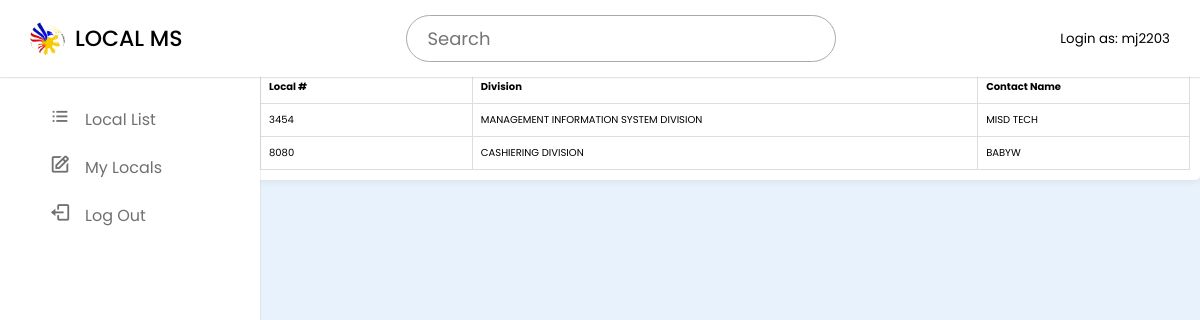
The app's page /user/user_local_list.php (signed in) with its own data.
### tables this page shows
CREATE TABLE `miaalocals_user_inputs` (
  `input_id` int(11) NOT NULL,
  `employee_id` int(11) DEFAULT NULL,
  `local` varchar(255) DEFAULT NULL,
  `office` varchar(255) DEFAULT NULL,
  `contact_name` varchar(255) NOT NULL,
  `full_name` varchar(255) NOT NULL,
  `user_office` varchar(255) DEFAULT NULL,
  `date_added` timestamp NOT NULL DEFAULT CURRENT_TIMESTAMP,
  `date_edited` timestamp NOT NULL DEFAULT CURRENT_TIMESTAMP ON UPDATE CURRENT_TIMESTAMP
);

### user/user_local_list.php (the view, shortened to what this page needs)
<?php
if (isset($_SESSION['admin_username'])) {
    $username = $_SESSION['admin_username'];
} elseif (isset($_SESSION['user_username'])) {
    $username = $_SESSION['user_username'];
} else {
    $username = null;
    $employee_id = null;
}
?>
<!DOCTYPE html>
<html lang="en">
  <head>
    <link href="https://unpkg.com/boxicons@2.1.4/css/boxicons.min.css" rel="stylesheet" />
    <link rel="stylesheet" href="../CSS/style.css" />
    <link rel="stylesheet" href="../CSS/manage_locals.css" />
  </head>
  <body>
    <nav class="navbar">
    <div class="logo_item">
        <img src="../images/miaa-logo.jpg" alt="">LOCAL MS
    </div>
    <div class="search_bar">
        <input type="text" id="searchInput" placeholder="Search" onkeyup="filterTable()" />
    </div>
    <small>Login as: <?php echo htmlspecialchars($username); ?></small>
    </nav>
    <nav class="sidebar">
      <div class="menu_content">
        <ul class="menu_items">
        <li class="item">
        <a href="user_local_list.php" class="nav_link">
            <span class="navlink_icon">
            <i class='bx bx-list-ul'></i>
            </span>
            <span class="navlink">Local List</span>
        </a>
        </li>
        <li class="item active">
        <a href="user_manage_locals.php" class="nav_link">
            <span class="navlink_icon">
            <i class='bx bx-edit'></i>
            </span>
            <span class="navlink">My Locals</span>
        </a>
        </li>
      <li class="item">
        <a href="../index.php" class="nav_link" onclick="confirmLogout(event)">
          <span class="navlink_icon">
            <i class='bx bx-log-out'></i>
          </span>
          <span class="navlink">Log Out</span>
        </a>
      </li>
        </ul>
      </div>
    </nav>
    <div class="datagrid-container">
        <table class="datagrid">
            <thead>
                <tr>
                    <th>Local #</th>
                    <th>Division</th>
                    <th>Contact Name</th>
                </tr>
            </thead>
            <tbody id="tableBody">
            <?php
                include '../db.php';
                $query = "SELECT local, office, contact_name FROM miaalocals_user_inputs";
                $result = mysqli_query($conn, $query);
                if (mysqli_num_rows($result) > 0) {
                    while ($row = mysqli_fetch_assoc($result)) {
                        echo "<tr>
                                <td>{$row['local']}</td>
                                <td>{$row['office']}</td>
                                <td>{$row['contact_name']}</td>
                              </tr>";
                    }
                } else {
                    echo "<tr><td colspan='3'>No records found</td></tr>";
                }
            ?>
            </tbody>
        </table>
    </div>
  </body>
</html>

### CSS/style.css (style rules this page uses)
* { margin: 0; padding: 0; box-sizing: border-box; font-family: "Poppins", sans-serif; }
:root { --white-color: #fff; --blue-color: #000000; --grey-color: #707070; --grey-color-light: #aaa; }
body { background-color: #e7f2fd; transition: all 0.5s ease; }
.navbar { position: fixed; top: 0; width: 100%; left: 0; background-color: var(--white-color); display: flex; align-items: center; justify-content: space-between; padding: 15px 30px; z-index: 1000; box-shadow: 0 0 2px var(--grey-color-light); }
.logo_item { display: flex; align-items: center; column-gap: 10px; font-size: 22px; font-weight: 500; color: var(--blue-color); }
.navbar img { width: 35px; height: 35px; object-fit: cover; border-radius: 50%; }
.search_bar { height: 47px; max-width: 430px; width: 100%; }
.search_bar input { height: 100%; width: 100%; border-radius: 25px; font-size: 18px; outline: none; background-color: var(--white-color); color: var(--grey-color); border: 1px solid var(--grey-color-light); padding: 0 20px; }
.sidebar { background-color: var(--white-color); width: 260px; position: fixed; top: 0; left: 0; height: 100%; padding: 80px 20px; z-index: 100; overflow-y: scroll; box-shadow: 0 0 1px var(--grey-color-light); transition: all 0.5s ease; }
.menu_content { position: relative; }
.menu_items { padding: 0; list-style: none; }
.navlink_icon { position: relative; font-size: 22px; min-width: 50px; line-height: 40px; display: inline-block; text-align: center; border-radius: 6px; }
.navlink_icon::before { content: ""; position: absolute; height: 100%; width: calc(100% + 100px); left: -20px; }
.sidebar .nav_link { display: flex; align-items: center; width: 100%; padding: 4px 15px; border-radius: 8px; text-decoration: none; color: var(--grey-color); white-space: nowrap; }
:root { --sidebar-width: 250px; }

### CSS/manage_locals.css (style rules this page uses)
.datagrid-container { margin: 20px; padding: 10px; background: white; border-radius: 5px; box-shadow: 0 0 10px rgba(0, 0, 0, 0.1); transition: margin 0.3s ease, width 0.3s ease; margin-top: 60px; margin-left: 250px; width: calc(100% - 250px); }
.datagrid { width: 100%; border-collapse: collapse; }
.datagrid th, .datagrid td { border: 1px solid #ddd; width: 100px; padding: 8px; text-align: left; white-space: nowrap; font-size: 10px; }

### records on screen
miaalocals_user_inputs: local "3454", office "MANAGEMENT INFORMATION SYSTEM DIVISION", contact_name "MISD TECH"
miaalocals_user_inputs: local "8080", office "CASHIERING DIVISION", contact_name "BABYW"

### other values on screen
$username "mj2203"
